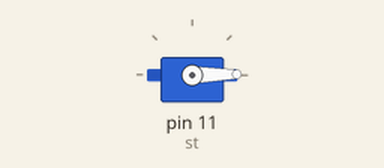
Bench run of a sketch on a simulated Arduino Uno, built with avr-gcc and run on an emulated ATmega328P. Shown: servo.

Above: at 0.1 s.
Timing chart, 0 to 3.0 s (numbered marks = the images above):
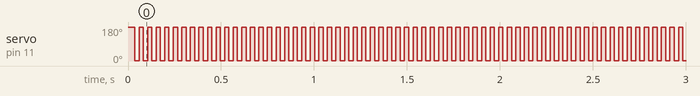

The sketch:

Servo.ino
```cpp
#include<Servo.h>
Servo st;
int angle=0;
void setup() {
  st.attach(11);
}

void loop() {
  while(true)
  {
    for(angle=0;angle<180;angle+=1)
    {
      st.write(angle);
    }
    delay(10);
    for(angle=180;angle>0;angle-=1)
    {
      st.write(angle);
    }
    delay(10);
  }
}
```

Measured:
- by itself, servo on pin 11 (st): alternates 179° for 0.02 s and 1° for 0.02 s
